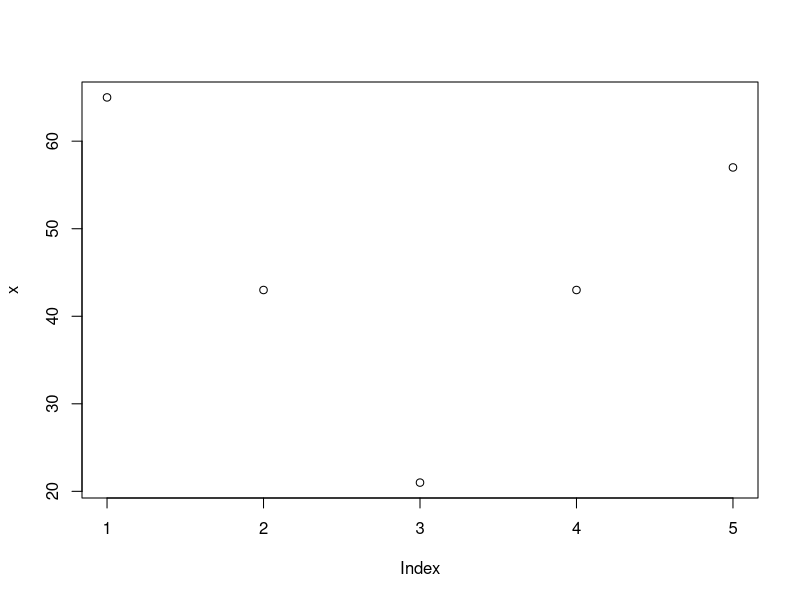
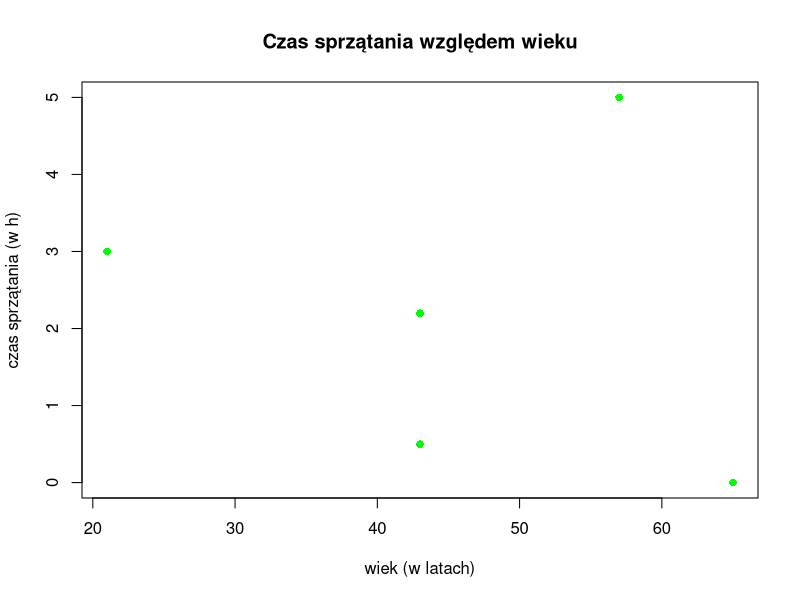
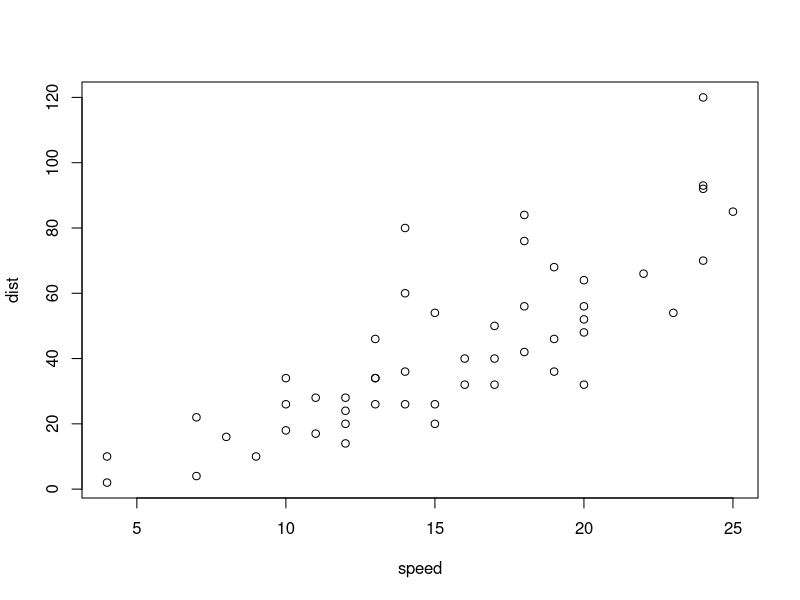
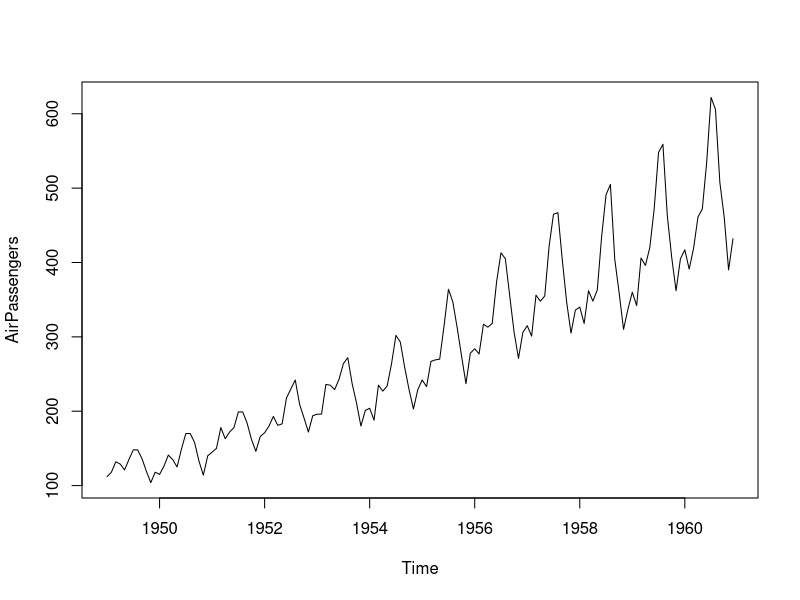
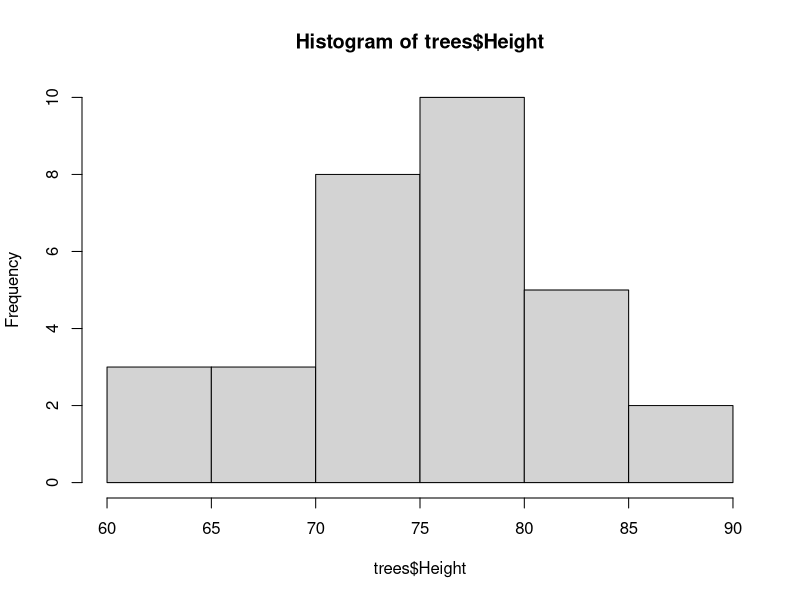
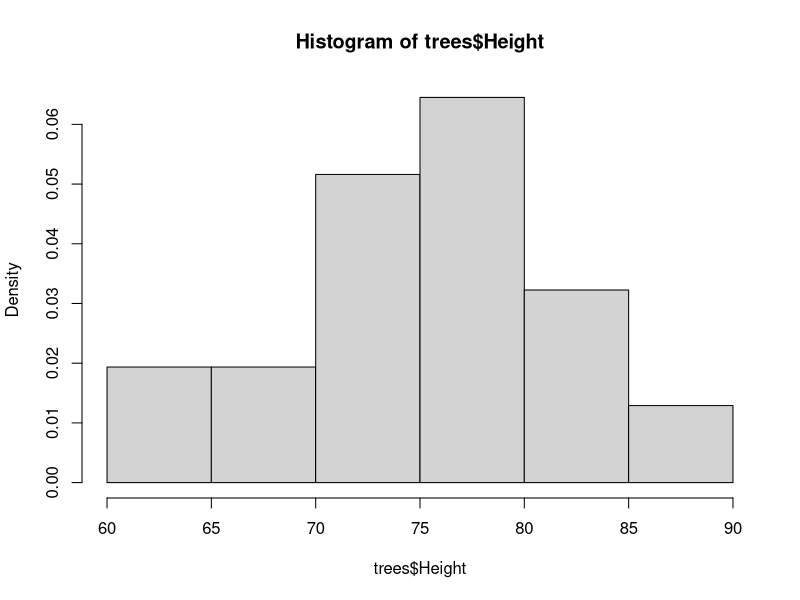
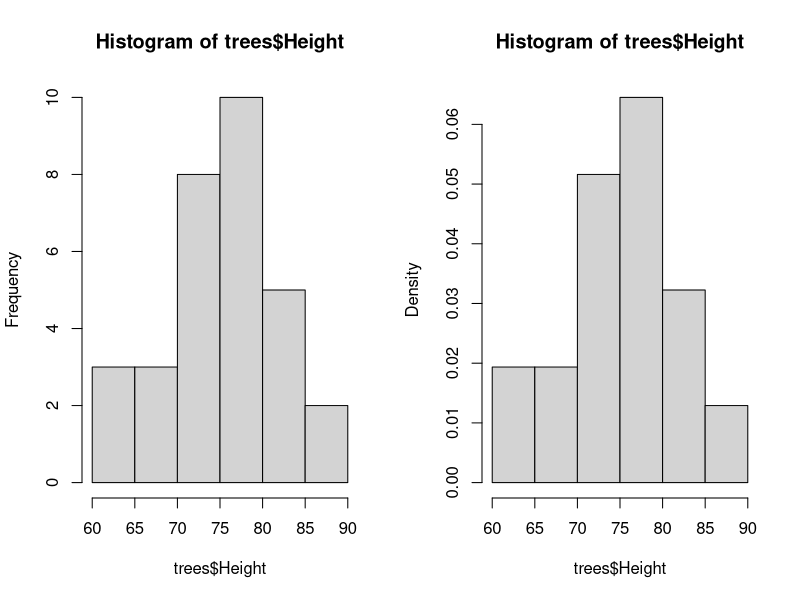
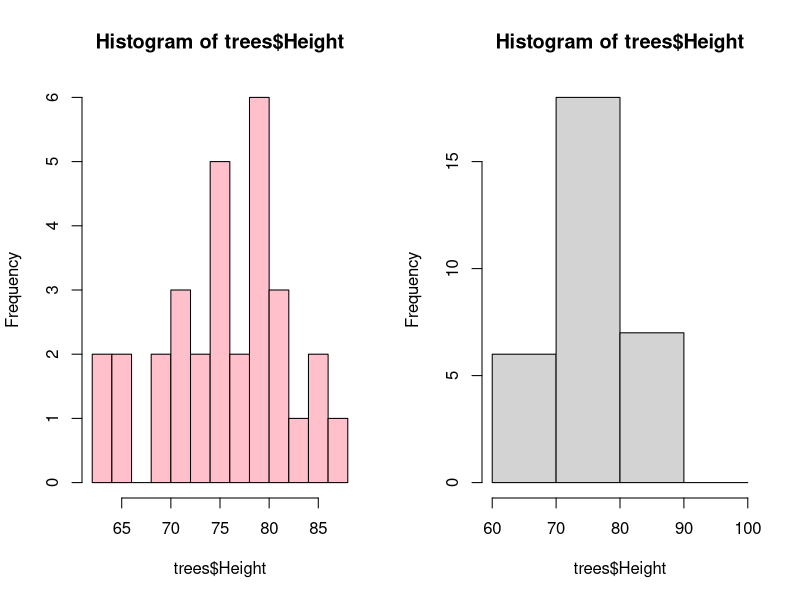

Write R code to recreate these figures, in order. (Note: this script raises an error after producing the figures.)
## ---- chunk 1
1:10 # Ctrl+R - wykonanie kodu z edytora R
## ---- chunk 2
seq(from = 0, to = 18, by = 3) # komenda seq(0, 18, 3) zwróci identyczny wynik - nie jest konieczne podawanie nazw argumentów
## ---- chunk 3
seq(by = 3, from = 0, to = 18)
## ---- chunk 4
# To jest komentarz. Komentarze rozpoczynamy znakiem #
## ---- chunk 5
"Rozpoczynam pracę w programie R"
## ---- chunk 6
123
## ---- chunk 7
print("Wszedł kotek na płotek")
## ---- chunk 8
2+2
20-2
6*7
30/5 
## ---- chunk 9
2^5
sqrt(4)

log(12)
log(16, 2)
## ---- chunk 10
2*(10-7)^2
## ---- chunk 11
abs(-31)
10%%3
pi
sin(pi)
## ---- chunk 12
choose(4, 2)
## ---- chunk 13
round(2.4347)
## ---- chunk 14
round(2.4347247, digits=2)
## ---- chunk 15
ceiling(3.451)
## ---- chunk 16
floor(3.451)
## ---- chunk 17
trunc(6.40201)
## ---- chunk 18
x = 7
y <- 10
2 -> z
u <<- 'kot'
3.2 ->> w
## ---- chunk 19
x; y; z; u; w
## ---- chunk 20
t = x * y
t
## ---- chunk 21
zmienna = 123
ZMIENNA = 234
zmienna; ZMIENNA

.zm_1 = 21
.zm_1
## ---- chunk 22
zm2 = 1
zm2

zm2 = 2
zm2
## ---- chunk 23
ls()
## ---- chunk 24
rm(ZMIENNA)
ls()

rm(list = ls())
ls()
## ---- chunk 25
n1 = 2.4535
n1
## ---- chunk 26
print(n1, 3)
## ---- chunk 27
c1 <- 2i + 4
c1
## ---- chunk 28
t1 = "To jest tekst"
t1
## ---- chunk 29
t2 = 'To też jest tekst'
t2
## ---- chunk 30
print(t2, quote = FALSE)
## ---- chunk 31
t3 = "Smutno mi, Boże! Dla mnie na zachodzie
Rozlałeś tęczę blasków promienistą;
Przede mną gasisz w lazurowej wodzie
Gwiazdę ognistą…"
cat(t3)
## ---- chunk 32
t4 = "to jest pies"
## ---- chunk 33
nchar(t4)
## ---- chunk 34
sub("pies", "kot", t4)
## ---- chunk 35
paste(t1, "i", t2)
## ---- chunk 36
substr(t4, 9, 12)
## ---- chunk 37
l1 = TRUE
l2 = T
l3 = FALSE
## ---- chunk 38
l1|l3
## ---- chunk 39
l1&l3
## ---- chunk 40
!l1
## ---- chunk 41
(sqrt(25) == 13) | (12^2 > 100)
## ---- chunk 42
class(t1)
class(n1)
## ---- chunk 43
identical(t1,n1)
## ---- chunk 44
ls.str()
## ---- chunk 45
is.logical(t1)
## ---- chunk 46
is.numeric(t1)
## ---- chunk 47
is.character(t1)
## ---- chunk 48
n2 = as.integer(n1)
class(n2)
## ---- chunk 49
#| eval: true
#| echo: true
#| fig-width: 8
#| fig-height: 6
#| label: fig-r01
#| fig-cap: Wykres uzyskany z wykorzystaniem funkcji plot
# wiek
x = c(65, 43, 21, 43, 57)
# czas sprzątania
y = c(0, 0.5, 3, 2.2, 5)
plot(x)
## ---- chunk 50
#| eval: true
#| echo: true
#| label: fig-r02
#| fig-cap: Wiek i czas sprzątania. Wykres uzyskany z wykorzystaniem funkcji plot z dodanymi parametrami graficznymi
#| fig-width: 8
#| fig-height: 6
plot(x, y, pch = 16, col = "green", main = "Czas sprzątania względem wieku", xlab = "wiek (w latach)", ylab = "czas sprzątania (w h)")
## ---- chunk 51
head(cars)
head(cars, 2)
## ---- chunk 52
class(cars)
## ---- chunk 53
#| eval: true
#| echo: true
#| label: fig-r03
#| fig-cap: Prędkość samochodu i odległość do zatrzymania. Wykres rozrzutu uzyskany z wykorzystaniem funkcji plot dla danych klasy data.frame
#| fig-width: 8
#| fig-height: 6
plot(cars)
## ---- chunk 54
#| fig-cap: Liczba pasażerów linii lotniczych w kolejnych miesiącach w latach1949-1960. Wykres uzyskany z wykorzystaniem funkcji plot dla danych klasy ts
#| label: fig-Air
#| fig-width: 8
#| fig-height: 6
AirPassengers
class(AirPassengers)

plot(AirPassengers)
## ---- chunk 55
#| fig-cap: Histogram wysokości drzew z parametrem `freq`
#| label: fig-hist01
#| fig-width: 8
#| fig-height: 6
hist(trees$Height, freq = T)
## ---- chunk 56
#| fig-cap: Histogram wysokości drzew z parametrem `prob`
#| label: fig-hist02
hist(trees$Height, prob = T)
## ---- chunk 57
#| fig-cap: Dwa wykresy w jednym oknie graficznym
#| label: fig-hist03
par(mfrow = c(1,2))
hist(trees$Height)
hist(trees$Height, prob = T)
## ---- chunk 58
par(mfrow = c(1, 1))
## ---- chunk 59
#| fig-cap: Histogramy z ustalonymi przedziałami
#| label: fig-hist04
par(mfrow = c(1, 2))
hist(trees$Height, breaks = 12, col = "pink")
hist(trees$Height, breaks = c(60, 70, 80, 90, 100))
## ---- chunk 60
#| fig-cap: Histogramy z zastosowaną paletą barw
#| label: fig-hist05
par(mfrow = c(2, 2))

hist(trees$Height, col = sample(colors(), 6))
hist(trees$Height, col = rainbow(3))
hist(trees$Height, col = c("blue", "pink", "yellow"))
hist(trees$Height, col = c("blue", "pink", "yellow", "grey"))
## ---- chunk 61
#| fig-cap: Histogram z niebieskim obramowaniem słupków i etykietami
#| label: fig-hist06
hist(trees$Height, border = "blue", breaks = c(60, 70, 80, 90, 100), col = "pink", labels = TRUE)
## ---- chunk 62
#| fig-cap: Wykres pudełkowy
#| label: fig-wp01
boxplot(trees$Height, col = "red")
## ---- chunk 63
#| fig-cap: Macierzowy wykres rozrzutu
#| label: fig-wm01
pairs(trees)
## ---- chunk 64
tab = table(chickwts$feed)
tab
## ---- chunk 65
#| fig-cap: Wykres słupkowy
#| label: fig-bar1
barplot(tab)
## ---- chunk 66
#| fig-width: 12
#| fig-height: 6
#| fig-cap: Wykres słupkowy poziomy
#| label: fig-bar2
barplot(tab, col = "darkgreen", width = 1.5, space = 0.5, horiz = TRUE, las = TRUE)
## ---- chunk 67
procenty = round(prop.table(tab) * 100, 1)
procenty
## ---- chunk 68
#| fig-cap: Wykres kołowy
#| label: fig-kolo
pie(tab, labels = paste(names(procenty), procenty, "%"))
## ---- chunk 69
# Uwaga. Przy eksporcie i później imporcie danych należy dostosować ścieżki dostępu 
# do plików do własnego komputera.

dane = head(swiss)	# Dane do eksportu.
dane
## ---- chunk 70
write.table(dane, file = "swiss_dane.txt", quote = F, row.names = T, col.names = T, sep = "\t")

# Dla zapisania pliku w ustalonym katalogu przykładowa komenda może być następująca:
# write.table(dane, file = "C:/Users/Ania/Desktop/swiss_dane.txt", quote = F, row.names = T, col.names = T, sep = "\t")
## ---- chunk 71
write.csv(dane,"swiss_dane2.csv")
write.csv2(dane,"swiss_dane3.csv")

# Dla zapisania pliku w ustalonym katalogu przykładowe komendy mogą być następujące:
# write.csv(dane, file = "C:/Users/Ania/Desktop/swiss_dane.csv")
# write.csv2(dane, file = "C:/Users/Ania/Desktop/swiss_dane.csv")
## ---- chunk 72
im1 = read.table("swiss_dane.txt",  header = T, sep = "\t")

# Dla odczytu pliku z ustalonego katalogu przykładowa komenda może być następująca:
# im1 = read.table("C:/Users/Ania/Desktop/swiss_dane.txt", header = T, sep = "\t")

head(im1)
## ---- chunk 73
write.csv2(dane,"iris1.csv")   
## ---- chunk 74
read.csv2("iris1.csv")
